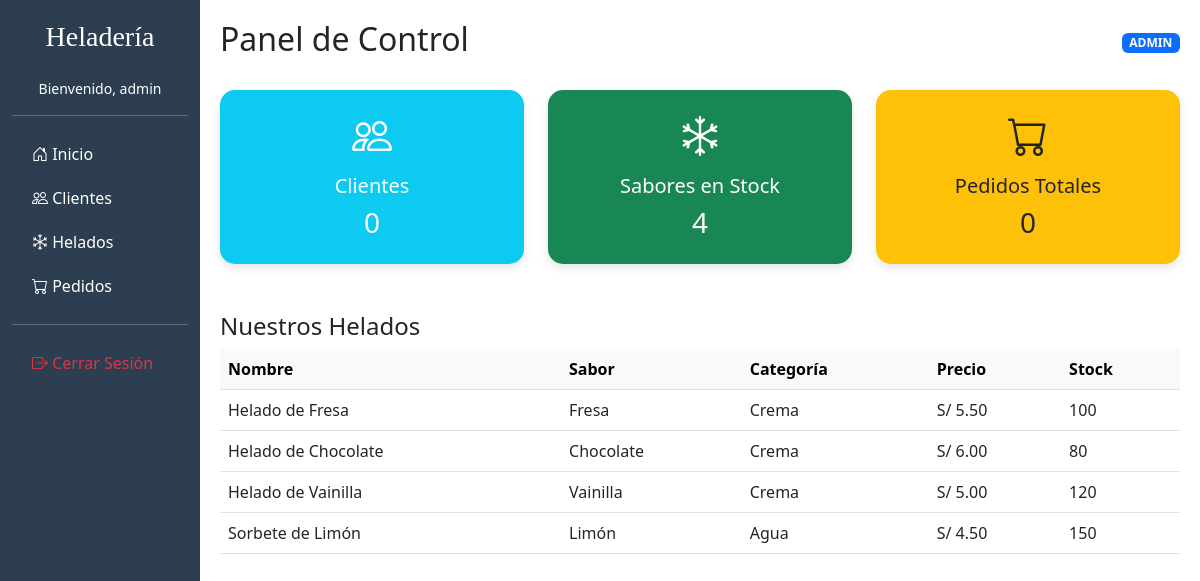
Page /home.php (signed in) on the committed database.
### tables this page shows
CREATE TABLE IF NOT EXISTS helados ( 
    id_helado INT AUTO_INCREMENT PRIMARY KEY, 
    nombre_helado VARCHAR(100) NOT NULL, 
    sabor VARCHAR(100), 
    categoria VARCHAR(100), 
    precio DECIMAL(10,2) NOT NULL, 
    stock INT DEFAULT 0, 
    descripcion TEXT 
);

### home.php (the view, shortened to what this page needs)
<?php
include('conexion.php');
?>
<!DOCTYPE html>
<html lang="es">
<head>
    <link href="https://cdn.jsdelivr.net/npm/bootstrap@5.3.0/dist/css/bootstrap.min.css" rel="stylesheet">
    <link rel="stylesheet" href="https://cdn.jsdelivr.net/npm/bootstrap-icons@1.11.1/font/bootstrap-icons.css">
</head>
<body>
<div class="container-fluid">
    <div class="row">
        <div class="col-md-2 sidebar">
            <h3 class="text-center mb-4" style="font-family: 'Brush Script MT', cursive;">Heladería</h3>
            <p class="text-center small">Bienvenido, <?php echo $_SESSION['nombre_usuario']; ?></p>
            <hr>
            <a href="home.php"><i class="bi bi-house-door"></i> Inicio</a>
            <a href="clientes.php"><i class="bi bi-people"></i> Clientes</a>
            <a href="helados.php"><i class="bi bi-snow"></i> Helados</a>
            <a href="pedidos.php"><i class="bi bi-cart"></i> Pedidos</a>
            <hr>
            <a href="logout.php" class="text-danger"><i class="bi bi-box-arrow-right"></i> Cerrar Sesión</a>
        </div>
        <div class="col-md-10 main-content">
            <div class="d-flex justify-content-between align-items-center mb-4">
                <h2>Panel de Control</h2>
                <span class="badge bg-primary"><?php echo strtoupper($_SESSION['rol']); ?></span>
            </div>
            <div class="row">
                <div class="col-md-4 mb-4">
                    <div class="card card-custom bg-info text-white">
                        <div class="card-body text-center">
                            <i class="bi bi-people fs-1"></i>
                            <h5 class="card-title mt-2">Clientes</h5>
                            <?php
                            $res = mysqli_query($conexion, "SELECT COUNT(*) as total FROM clientes");
                            $data = mysqli_fetch_assoc($res);
                            echo "<h3>" . $data['total'] . "</h3>";
                            ?>
                        </div>
                    </div>
                </div>
                <div class="col-md-4 mb-4">
                    <div class="card card-custom bg-success text-white">
                        <div class="card-body text-center">
                            <i class="bi bi-snow fs-1"></i>
                            <h5 class="card-title mt-2">Sabores en Stock</h5>
                            <?php
                            $res = mysqli_query($conexion, "SELECT COUNT(*) as total FROM helados");
                            $data = mysqli_fetch_assoc($res);
                            echo "<h3>" . $data['total'] . "</h3>";
                            ?>
                        </div>
                    </div>
                </div>
                <div class="col-md-4 mb-4">
                    <div class="card card-custom bg-warning text-dark">
                        <div class="card-body text-center">
                            <i class="bi bi-cart fs-1"></i>
                            <h5 class="card-title mt-2">Pedidos Totales</h5>
                            <?php
                            $res = mysqli_query($conexion, "SELECT COUNT(*) as total FROM pedidos");
                            $data = mysqli_fetch_assoc($res);
                            echo "<h3>" . $data['total'] . "</h3>";
                            ?>
                        </div>
                    </div>
                </div>
            </div>
            <div class="mt-4">
                <h4>Nuestros Helados</h4>
                <div class="table-responsive">
                    <table class="table table-hover">
                        <thead class="table-light">
                            <tr>
                                <th>Nombre</th>
                                <th>Sabor</th>
                                <th>Categoría</th>
                                <th>Precio</th>
                                <th>Stock</th>
                            </tr>
                        </thead>
                        <tbody>
                            <?php
                            $query = "SELECT * FROM helados LIMIT 5";
                            $result = mysqli_query($conexion, $query);
                            while($row = mysqli_fetch_assoc($result)) {
                                echo "<tr>";
                                echo "<td>" . $row['nombre_helado'] . "</td>";
                                echo "<td>" . $row['sabor'] . "</td>";
                                echo "<td>" . $row['categoria'] . "</td>";
                                echo "<td>S/ " . number_format($row['precio'], 2) . "</td>";
                                echo "<td>" . $row['stock'] . "</td>";
                                echo "</tr>";
                            }
                            ?>
                        </tbody>
                    </table>
                </div>
            </div>
        </div>
    </div>
</div>
</body>
</html>

### home.php (style rules this page uses)
.sidebar { height: 100vh; background-color: #2c3e50; color: white; padding-top: 20px; }
.sidebar a { color: white; text-decoration: none; display: block; padding: 10px 20px; }
.main-content { padding: 20px; }
.card-custom { border: none; border-radius: 15px; box-shadow: 0 4px 10px rgba(0,0,0,0.1); transition: transform 0.3s; }

### rows in the picture
helados: nombre_helado "Helado de Fresa", sabor "Fresa", categoria "Crema", precio "5.50", stock "100"
helados: nombre_helado "Helado de Chocolate", sabor "Chocolate", categoria "Crema", precio "6.00", stock "80"
helados: nombre_helado "Helado de Vainilla", sabor "Vainilla", categoria "Crema", precio "5.00", stock "120"
helados: nombre_helado "Sorbete de Limón", sabor "Limón", categoria "Agua", precio "4.50", stock "150"

### other values in the picture
$_SESSION['nombre_usuario'] "admin"
$_SESSION['rol'] "ADMIN"
$data['total'] "0"
$data['total'] "4"
